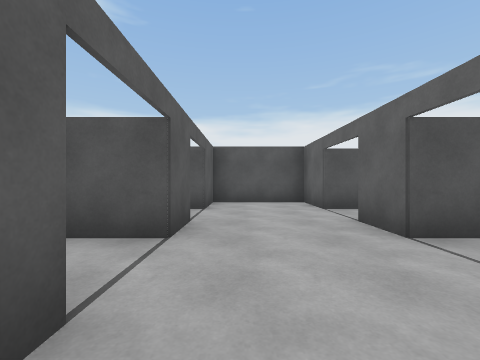
View 1 (above)

24 first-person views from a walk through a scene from a Unity 3-D project. The camera is 1.2 m above the floor, looks level and sees 90° across. The floor is counted in squares, 2 m on a side. Each view is taken from the middle of a square. On the plan, view 1 faces up. The plan holds only what a view shows up to about 9 squares ahead; the rest is blank. The place goes on beyond the plan. The player character is not drawn. Some animated figures are not drawn.

View 2
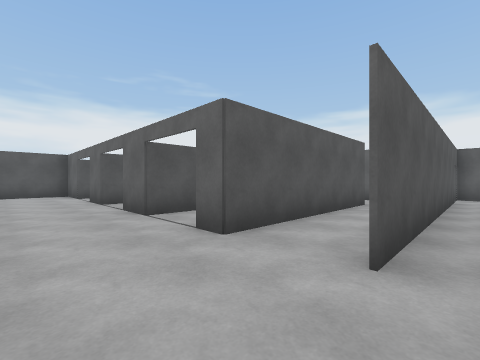

View 3
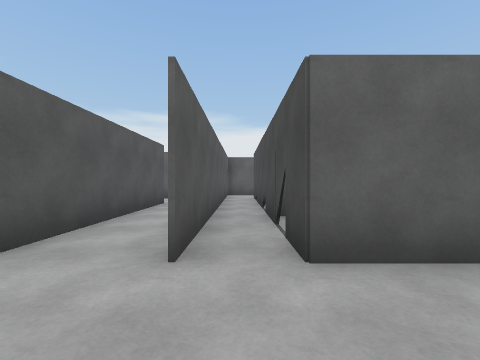

View 4
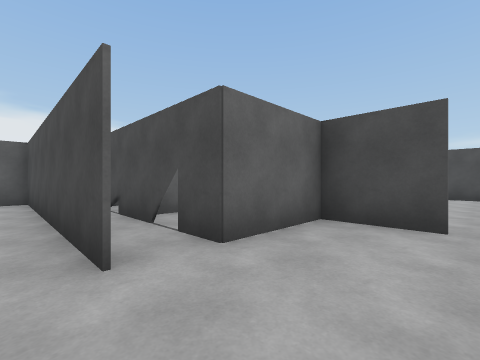

View 5
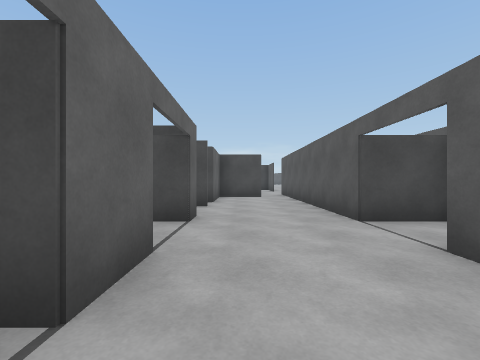

View 6
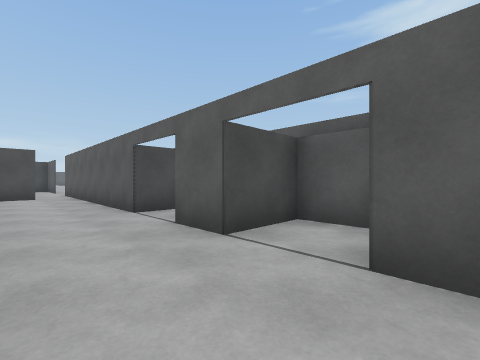

View 7
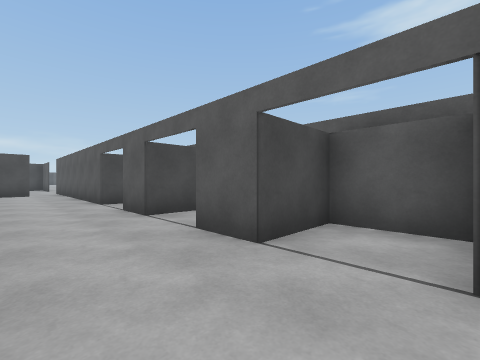

View 8
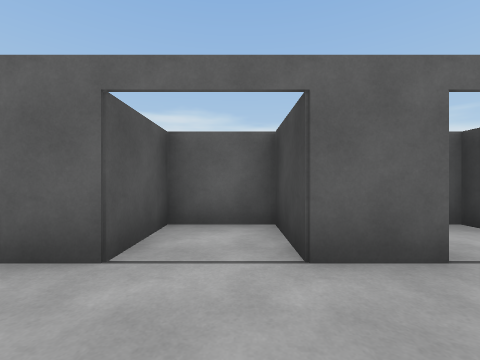

View 9
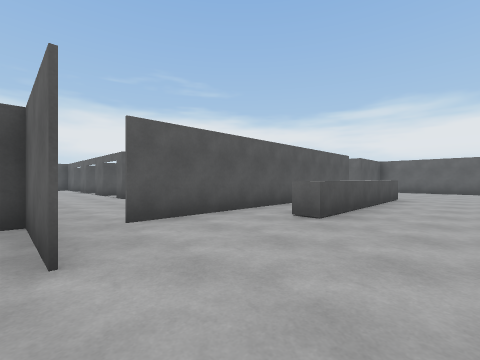

View 10
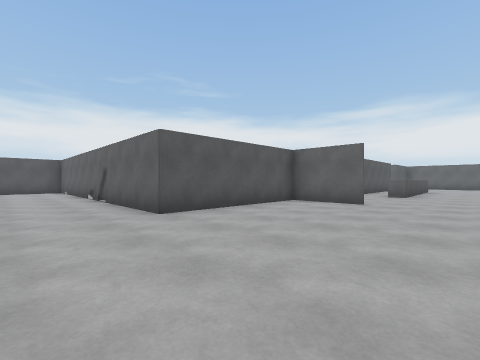

View 11
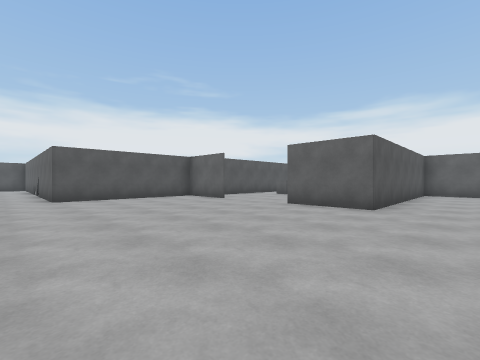

View 12
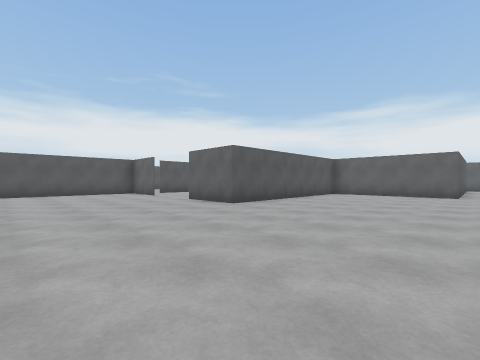

View 13
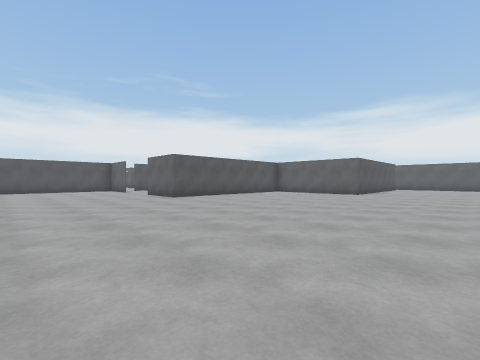

View 14
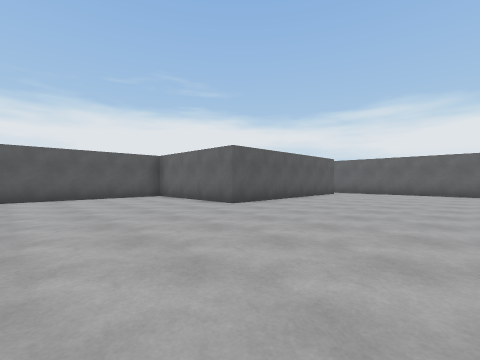

View 15
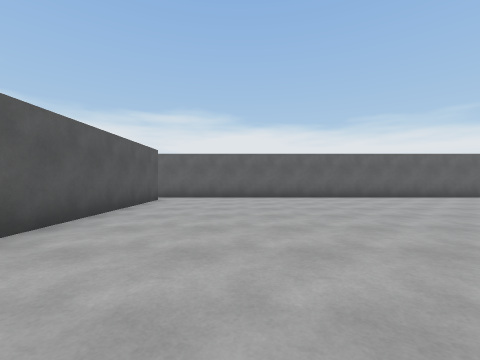

View 16
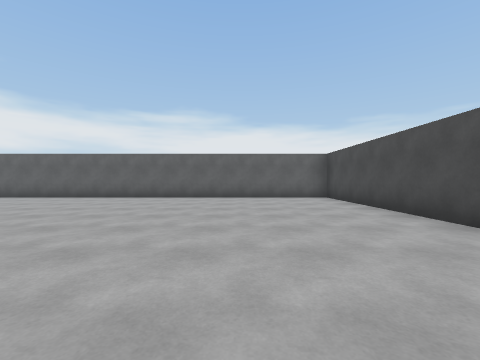

View 17
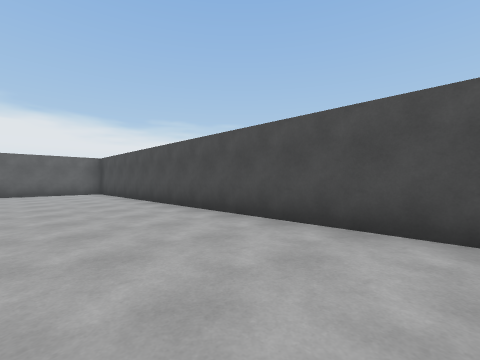

View 18
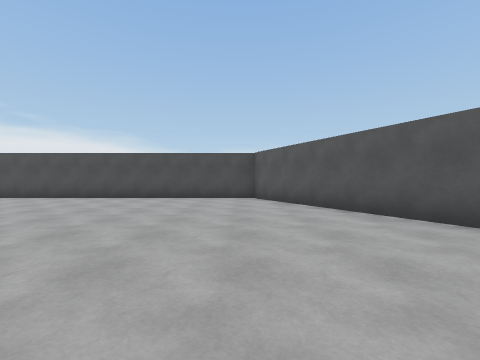

View 19
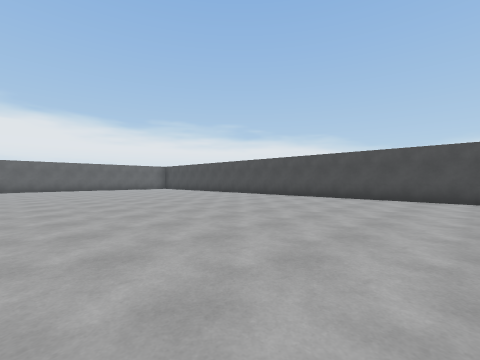

View 20
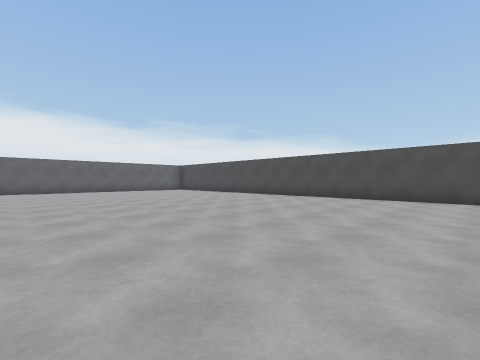

View 21
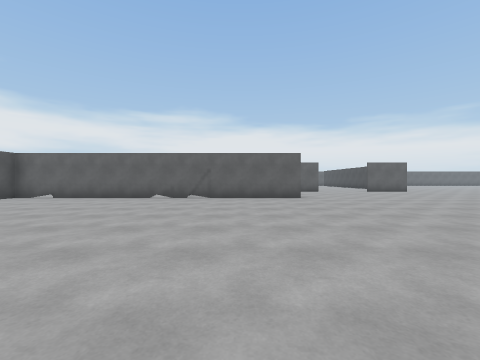

View 22
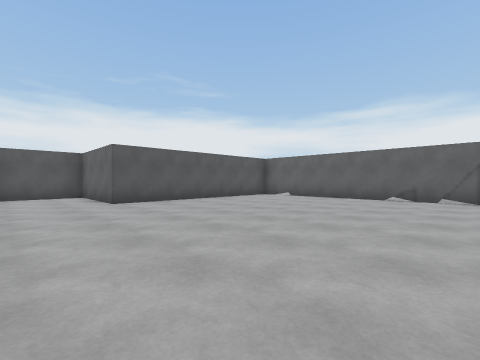

View 23
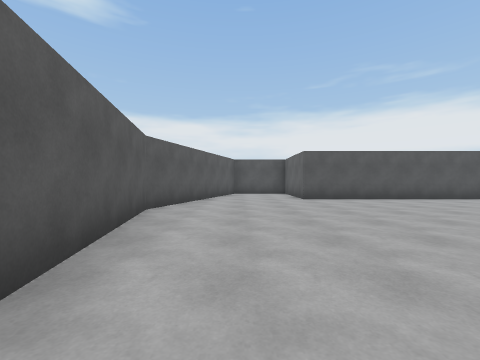

View 24
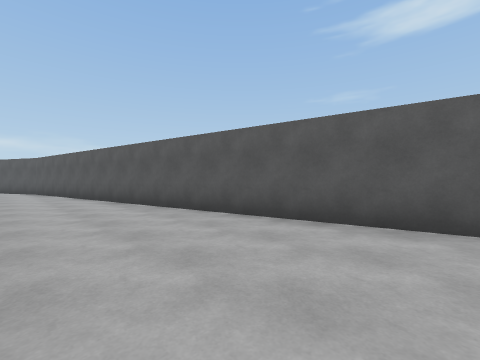

### Floor plan
Points are (right, up) in squares from view 1. A wall is a line through its corners. A room is listed if a view was taken in it or the views show most of it. See-through windows are left out.
Room 1 (views 1, 5, 6)
walls: (-0.7, 3.5) (-0.7, 2.5) (-1.9, 2.5); (-2.2, 2.1) (-2.2, 1) (-0.7, 1) (-0.7, 0); (2.5, 2.5) (1.7, 2.5) (1.7, 3.5); (1.7, 0) (1.7, 1) (3.2, 1)
ways out: opening at (0.5, 0.5) to room 3; opening at (0.5, 3) to room 4
Room 2 (views 2, 3)
walls: (0.1, -6.5) (1.7, -6.5) (1.7, -4.5); (-0.7, -3.5) (-0.7, -6.4)
ways out: opening at (0.5, -2.5) to room 3; opening at (0, -7) to room 5; opening at (2, -4) to room 6
Room 3 (view 4)
walls: (1.7, -2) (1.7, -1.5) (2.4, -1.5); (-2, -1.5) (-0.7, -1.5) (-0.7, -3.5); (2.8, 0) (1.7, 0)
ways out: opening at (0.5, 0.5) to room 1; opening at (0.5, -2.5) to room 2
Room 4 (views 7, 8)
walls: (-2.2, 5) (-2.2, 3.5) (-0.7, 3.5); (1.7, 3.5) (3.2, 3.5) (3.2, 5) (1.7, 5) (1.7, 6.5) (-0.7, 6.5) (-0.7, 5) (-1.1, 5)
ways out: opening at (0.5, 3) to room 1
Room 5 (views 9, 10, 11, 12, 13, 14, 15, 16, 17, 18, 19, 20, 21, 22, 23, 24)
walls: (0, -12.5) (0.8, -12.5); (-0.8, -8.1) (-0.8, -6) (-5, -6) (-5, 3.5) (-11, 3.5) (-11, 6.5) (-13, 6.5); (-0.7, -6.4) (-0.7, -7.9); (7.5, -8.3) (2.5, -8.3) (2.5, -7.8); (-6, -25.9) (-3.6, -30.7); (11.2, -16.5) (5.2, -16.5) (5.2, -12.5) (-0.8, -12.5) (-0.8, -10.5); (8.2, -6.5) (0.2, -6.5); (-3.5, -31) (12.2, -31) (12.2, -16.1); (-13.7, 5) (-14.9, 0.8) (-12.3, -12.4)
ways out: opening at (0, -7) to room 2
Room 6 (no view inside)
walls: (8.4, -3.5) (1.8, -3.5); (9.5, -4) (9.5, -3.5); (1.7, -4.5) (8.1, -4.5)
ways out: opening at (2, -4) to room 2

Positions as (right, up) in squares from view 1, and headings:
1: (0, 0), facing up
2: (0, -4), facing up-right
3: (0, -4), facing right
4: (0, -3), facing down-right
5: (1, 2), facing down
6: (1, 3), facing down-left
7: (1, 5), facing down-left
8: (0, 4), facing right
9: (-1, -10), facing up-right
10: (-7, -10), facing up-right
11: (-6, -14), facing up-right
12: (-5, -17), facing up-right
13: (-5, -20), facing up-right
14: (1, -21), facing up-right
15: (4, -19), facing right
16: (4, -28), facing right
17: (1, -28), facing down-right
18: (-3, -23), facing down
19: (-3, -23), facing down-right
20: (-1, -23), facing down-right
21: (-13, -4), facing right
22: (-13, -3), facing up-right
23: (-13, -4), facing up
24: (-11, -1), facing down-left
